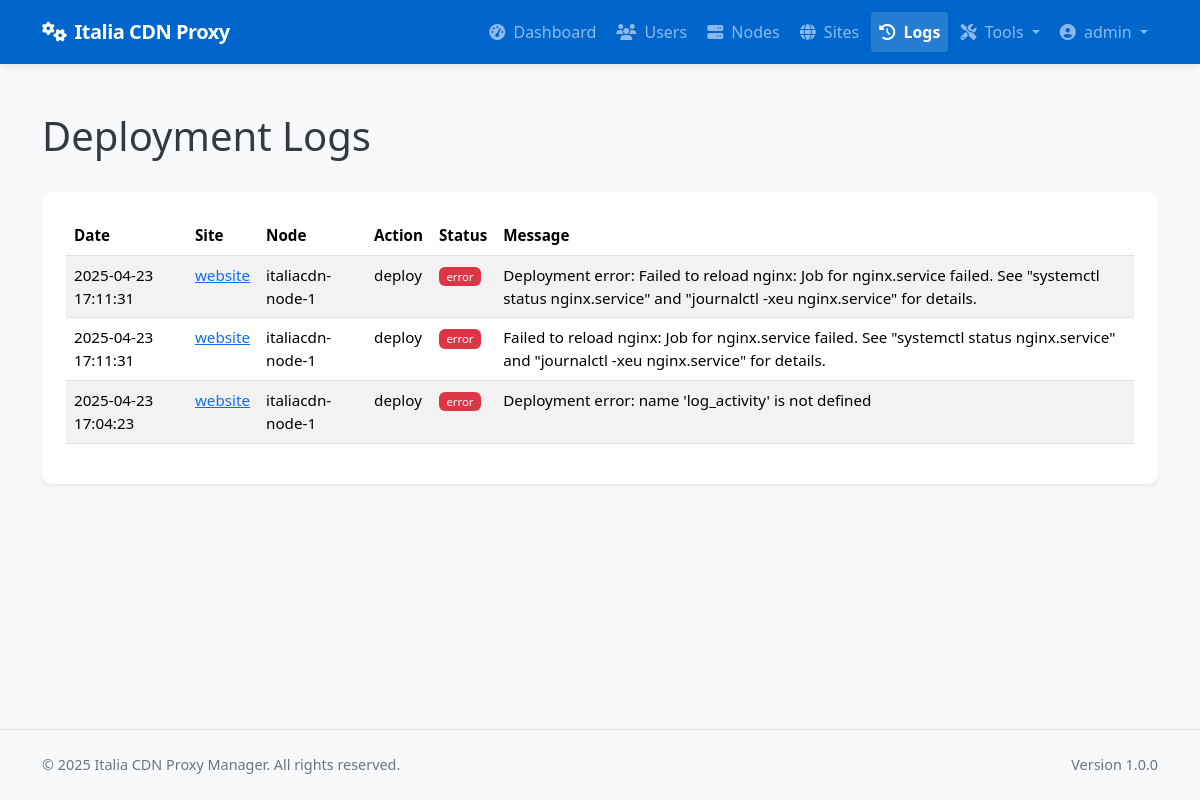
Before: /admin/logs (signed in) with the older database file.
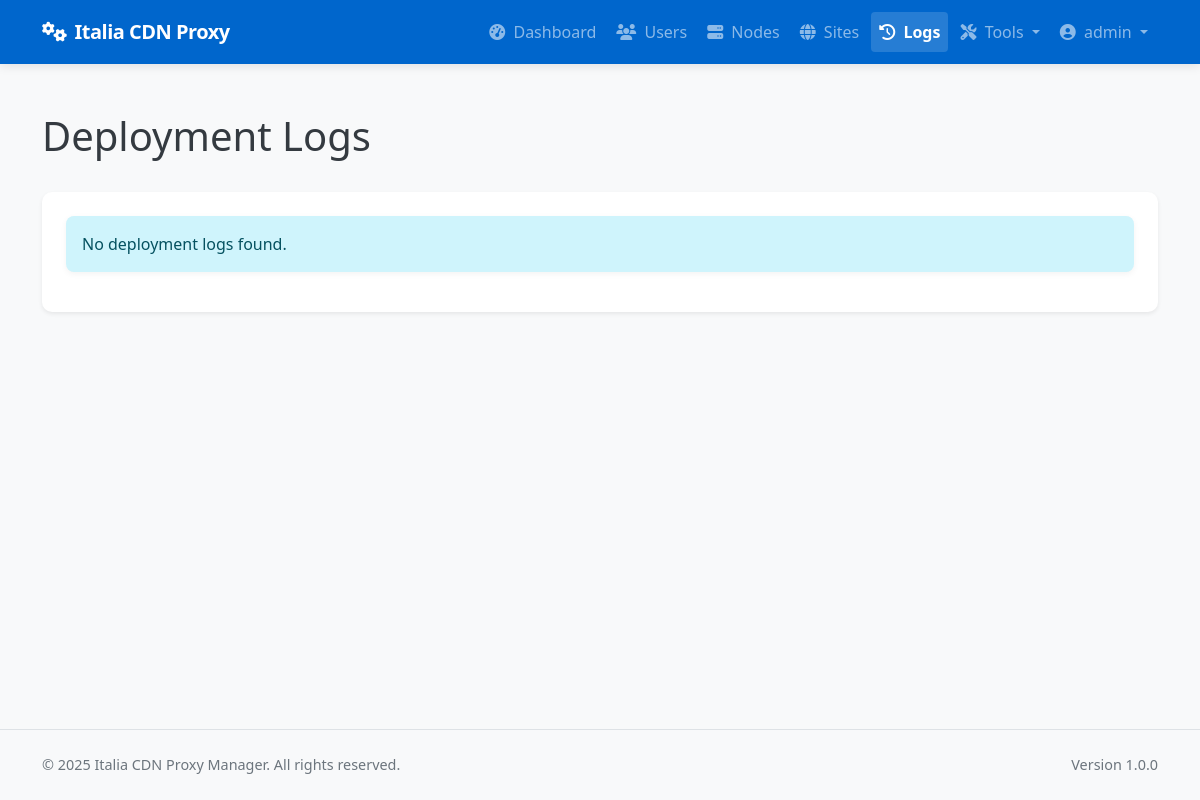
After: the same page with the newer database file.
### app/models/models.py (models this page shows, shortened)
class DeploymentLog(db.Model):
    __tablename__ = 'deployment_logs'
    id = db.Column(db.Integer, primary_key=True)
    site_id = db.Column(db.Integer, db.ForeignKey('sites.id'), nullable=False)
    node_id = db.Column(db.Integer, db.ForeignKey('nodes.id'), nullable=False)
    user_id = db.Column(db.Integer, db.ForeignKey('users.id'), nullable=True)  # Who performed the action
    action = db.Column(db.String(64), nullable=False)  # deploy, update, remove, ssl_renew, discovery, rollback
    status = db.Column(db.String(20), nullable=False)  # success, error
    message = db.Column(db.Text, nullable=True)
    created_at = db.Column(db.DateTime, default=datetime.utcnow)
    site = db.relationship('Site', backref=db.backref('deployment_logs', lazy='dynamic'))
    node = db.relationship('Node', backref=db.backref('deployment_logs', lazy='dynamic'))
    user = db.relationship('User', backref=db.backref('deployment_logs', lazy='dynamic'))

class Site(db.Model):
    __tablename__ = 'sites'
    id = db.Column(db.Integer, primary_key=True)
    name = db.Column(db.String(64), nullable=False)
    domain = db.Column(db.String(255), unique=True, nullable=False)
    protocol = db.Column(db.String(10), nullable=False, default='https')  # http or https
    origin_protocol = db.Column(db.String(10), nullable=False, default='http')  # http or https for origin
    origin_address = db.Column(db.String(255), nullable=False)  # Backend server address
    origin_port = db.Column(db.Integer, nullable=False)
    user_id = db.Column(db.Integer, db.ForeignKey('users.id'), nullable=True)  # Allow null for discovered sites
    is_active = db.Column(db.Boolean, default=True)
    is_blocked = db.Column(db.Boolean, default=False)
    is_discovered = db.Column(db.Boolean, default=False)  # Whether this site was discovered from node
    use_waf = db.Column(db.Boolean, default=False)
    force_https = db.Column(db.Boolean, default=True)  # New column to force HTTP to HTTPS redirect
    enable_cache = db.Column(db.Boolean, default=True)
    cache_time = db.Column(db.Integer, default=3600)  # Cache time in seconds, default 1 hour
    cache_static_time = db.Column(db.Integer, default=86400)  # Cache time for static assets in seconds, default 1 day
    custom_cache_rules = db.Column(db.Text, nullable=True)  # Custom cache rules in Nginx format
    cache_browser_time = db.Column(db.Integer, default=3600)  # Browser cache time in seconds, default 1 hour
    created_at = db.Column(db.DateTime, default=datetime.utcnow)
    updated_at = db.Column(db.DateTime, default=datetime.utcnow, onupdate=datetime.utcnow)
    custom_config = db.Column(db.Text, nullable=True)  # Additional Nginx configuration
    site_nodes = db.relationship('SiteNode', backref='site', lazy='dynamic')
    ssl_certificates = db.relationship('SSLCertificate', backref='site', lazy='dynamic')
    config_versions = db.relationship('ConfigVersion', backref='site', lazy='dynamic')

class Node(db.Model):
    __tablename__ = 'nodes'
    id = db.Column(db.Integer, primary_key=True)
    name = db.Column(db.String(64), unique=True, nullable=False)
    ip_address = db.Column(db.String(45), nullable=False)  # IPv4 or IPv6
    ssh_port = db.Column(db.Integer, default=22)
    ssh_user = db.Column(db.String(64), nullable=False)
    ssh_key_path = db.Column(db.String(256), nullable=True)  # Path to SSH key file
    ssh_password = db.Column(db.String(256), nullable=True)  # Encrypted password (if using password auth)
    is_active = db.Column(db.Boolean, default=True)
    is_discovered = db.Column(db.Boolean, default=False)  # Whether this node was discovered from YAML
    created_at = db.Column(db.DateTime, default=datetime.utcnow)
    updated_at = db.Column(db.DateTime, default=datetime.utcnow, onupdate=datetime.utcnow)
    nginx_config_path = db.Column(db.String(256), default='/etc/nginx/conf.d')
    nginx_reload_command = db.Column(db.String(256), default='sudo systemctl reload nginx')
    detected_nginx_path = db.Column(db.String(256), nullable=True)  # Store detected nginx path
    site_nodes = db.relationship('SiteNode', backref='node', lazy='dynamic')

### app/controllers/admin.py (the view)
@admin.route('/logs')
@login_required
@admin_required
def deployment_logs():
    logs = DeploymentLog.query.order_by(DeploymentLog.created_at.desc()).all()
    return render_template('admin/logs.html', logs=logs)

### app/models/__init__.py (called while the page is built)
@login_manager.user_loader
def load_user(user_id):
    return User.query.get(int(user_id))

### app/models/models.py (called while the page is built)
    def is_admin(self):
        return self.role == 'admin'

### app/services/access_control.py (called while the page is built)
def admin_required(f):
    @wraps(f)
    def decorated_function(*args, **kwargs):
        if not current_user.is_admin():
            flash('You need admin privileges to access this page.', 'error')
            return abort(403)
        return f(*args, **kwargs)
    return decorated_function

### app/templates/admin/logs.html (shortened to what this page needs)
{% extends 'base.html' %}
{% block content %}
<div class="container py-4">
    <div class="d-flex justify-content-between align-items-center mb-4">
        <h1>Deployment Logs</h1>
    </div>
    <div class="card shadow-sm">
        <div class="card-body">
            {% if logs %}
                <div class="table-responsive">
                    <table class="table table-striped table-hover">
                        <thead>
                            <tr>
                                <th>Date</th>
                                <th>Site</th>
                                <th>Node</th>
                                <th>Action</th>
                                <th>Status</th>
                                <th>Message</th>
                            </tr>
                        </thead>
                        <tbody>
                            {% for log in logs %}
                            <tr>
                                <td>{{ log.created_at.strftime('%Y-%m-%d %H:%M:%S') }}</td>
                                <td>
                                    <a href="{{ url_for('admin.view_site', site_id=log.site_id) }}">
                                        {{ log.site.name }}
                                    </a>
                                </td>
                                <td>{{ log.node.name }}</td>
                                <td>{{ log.action }}</td>
                                <td>
                                    <span class="badge bg-{{ 'success' if log.status == 'success' else 'danger' }}">
                                        {{ log.status }}
                                    </span>
                                </td>
                                <td>{{ log.message }}</td>
                            </tr>
                            {% endfor %}
                        </tbody>
                    </table>
                </div>
            {% else %}
                <div class="alert alert-info">
                    No deployment logs found.
                </div>
            {% endif %}
        </div>
    </div>
</div>
{% endblock %}

Changed rows visible on the page:
removed DeploymentLog: created_at "2025-04-23 17:11:31", site.name "website", node.name "italiacdn-node-1", action "deploy", status "error", message "Deployment error: Failed to reload nginx: Job for nginx.service failed. See \"systemctl status nginx.service\" and \"journalctl -xeu nginx.service\" for details."
removed DeploymentLog: created_at "2025-04-23 17:11:31", site.name "website", node.name "italiacdn-node-1", action "deploy", status "error", message "Failed to reload nginx: Job for nginx.service failed. See \"systemctl status nginx.service\" and \"journalctl -xeu nginx.service\" for details."
removed DeploymentLog: created_at "2025-04-23 17:04:23", site.name "website", node.name "italiacdn-node-1", action "deploy", status "error", message "Deployment error: name 'log_activity' is not defined"
Other visible differences:
text no longer shown: "Date Site Node Action Status Message"
text now shown: "No deployment logs found."
